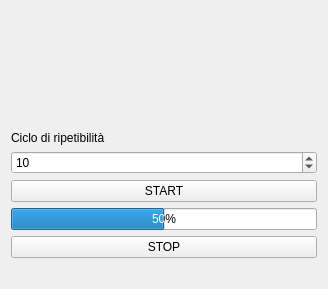
<?xml version="1.0" encoding="UTF-8"?>
<ui version="4.0">
 <class>CicloRipetibilitaForm</class>
 <widget class="QWidget" name="CicloRipetibilitaForm">
  <property name="geometry">
   <rect>
    <x>0</x>
    <y>0</y>
    <width>328</width>
    <height>289</height>
   </rect>
  </property>
  <property name="sizePolicy">
   <sizepolicy hsizetype="MinimumExpanding" vsizetype="MinimumExpanding">
    <horstretch>0</horstretch>
    <verstretch>0</verstretch>
   </sizepolicy>
  </property>
  <property name="windowTitle">
   <string>Ripetibilità - Parametri</string>
  </property>
  <property name="styleSheet">
   <string notr="true"/>
  </property>
  <layout class="QVBoxLayout" name="verticalLayout">
   <item>
    <spacer name="verticalSpacer">
     <property name="orientation">
      <enum>Qt::Vertical</enum>
     </property>
     <property name="sizeHint" stdset="0">
      <size>
       <width>20</width>
       <height>40</height>
      </size>
     </property>
    </spacer>
   </item>
   <item>
    <widget class="QLabel" name="labelTitle">
     <property name="text">
      <string>Ciclo di ripetibilità</string>
     </property>
    </widget>
   </item>
   <item>
    <widget class="QSpinBox" name="spinRipetizioni">
     <property name="minimum">
      <number>1</number>
     </property>
     <property name="maximum">
      <number>10000</number>
     </property>
     <property name="value">
      <number>10</number>
     </property>
    </widget>
   </item>
   <item>
    <widget class="QPushButton" name="btnStart">
     <property name="text">
      <string>START</string>
     </property>
    </widget>
   </item>
   <item>
    <widget class="QProgressBar" name="progressBar">
     <property name="styleSheet">
      <string notr="true"/>
     </property>
     <property name="maximum">
      <number>10</number>
     </property>
     <property name="value">
      <number>5</number>
     </property>
     <property name="alignment">
      <set>Qt::AlignCenter</set>
     </property>
     <property name="textDirection">
      <enum>QProgressBar::BottomToTop</enum>
     </property>
    </widget>
   </item>
   <item>
    <widget class="QPushButton" name="btnStop">
     <property name="text">
      <string>STOP</string>
     </property>
    </widget>
   </item>
   <item>
    <widget class="QLabel" name="labelStatus"/>
   </item>
  </layout>
 </widget>
 <resources/>
 <connections/>
</ui>
